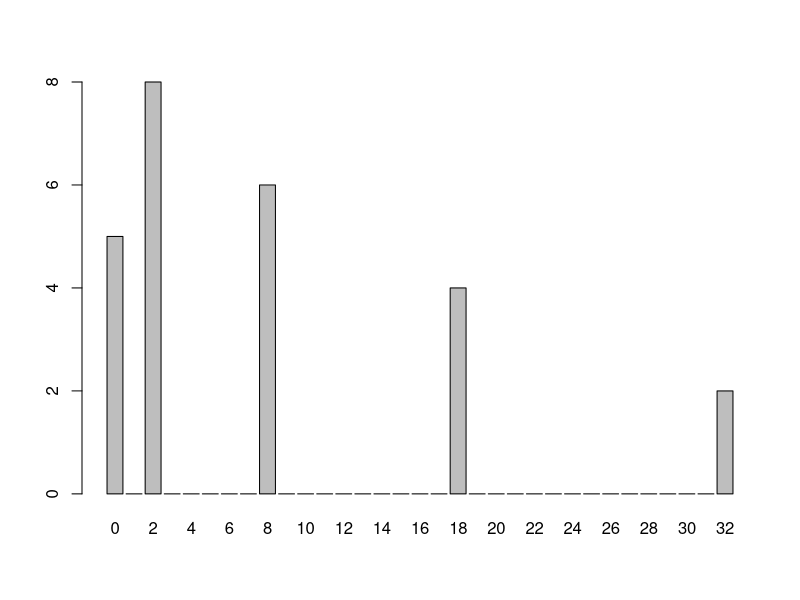

This figure's R source:

population <- list(c(2,4,6,8,10))
samples <- expand.grid(rep(population, 2))
freq_table <- apply(samples, 1, function(x) round(sd(x)^2))
dist_var <- table(cut(freq_table, breaks=-0.5:32.5, labels=0:32))
barplot(dist_var)

# 표본분산들의 평균은 모분산과 같다
# 즉, 표본분산은 모분산의 비편향추정량이다.
mean(freq_table)
n <- length(population[[1]])
var(unlist(population))*(n-1)/n